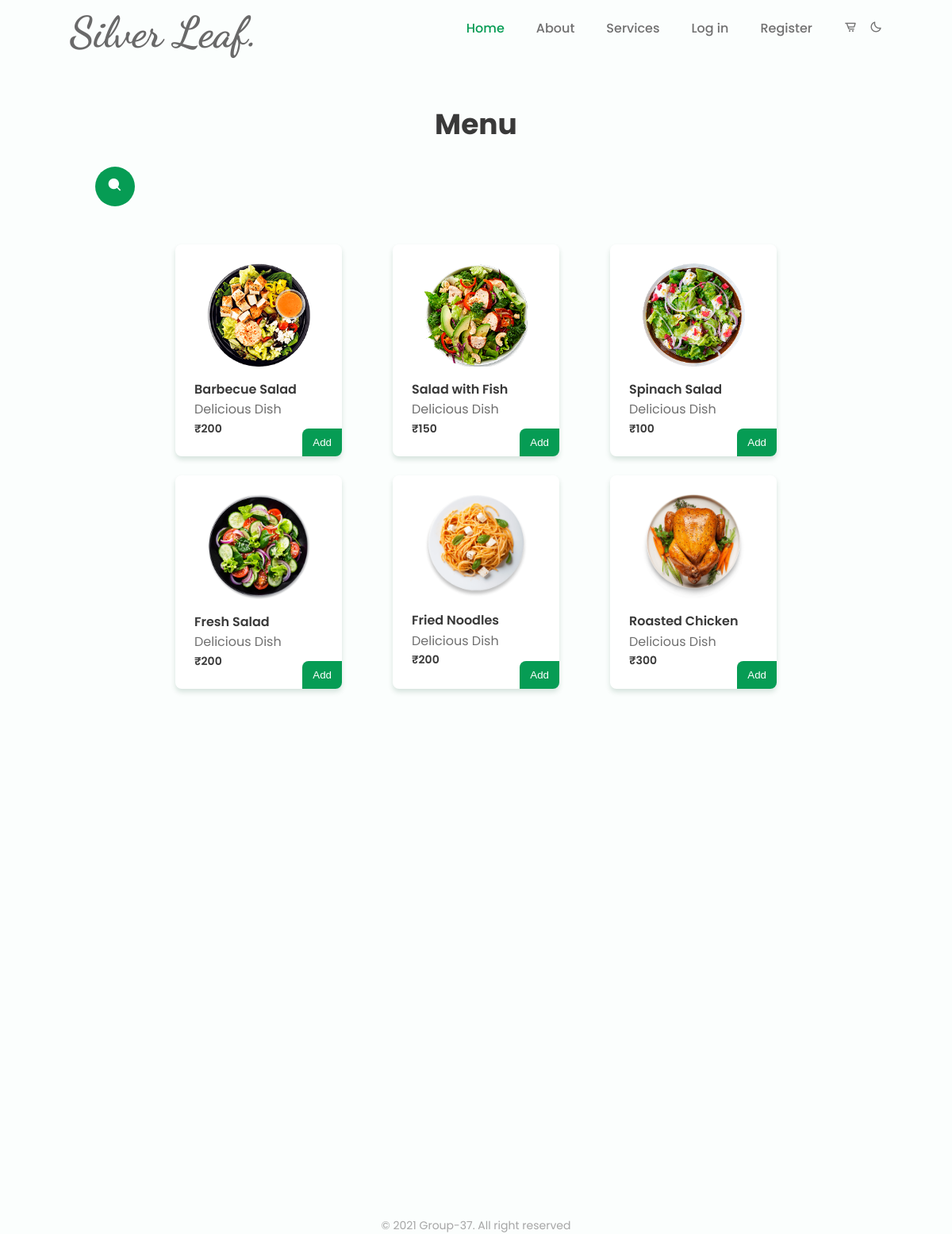
The page /menu on the database its author committed.
### restaurant/models.py (models this page shows, shortened)
class Item(db.Model):
    item_id = db.Column(db.Integer(), primary_key = True)
    name = db.Column(db.String(length = 30), nullable = False)
    description = db.Column(db.String(length = 50), nullable = False)
    price = db.Column(db.Integer(), nullable = False)
    source = db.Column(db.String(length = 30), nullable = False)
    orderer = db.Column(db.Integer(), db.ForeignKey('user.id'))  #used to store info regarding user's ordered item

### restaurant/routes.py (the view, shortened to what this page needs)
@app.route('/menu', methods = ['GET', 'POST'])
def menu_page():
    add_form = AddForm()
    if request.method == 'GET':
        items = Item.query.all()
        return render_template('menu.html', items = items, add_form = add_form)

### restaurant/forms.py
class AddForm(FlaskForm):
    submit = SubmitField(label = 'Add')

### restaurant/templates/menu.html (shortened to what this page needs)
<!DOCTYPE html>
<html lang="en">
    <head>
        <link href='https://cdn.jsdelivr.net/npm/boxicons@2.0.5/css/boxicons.min.css' rel='stylesheet'>
        <link rel= "stylesheet" type= "text/css" href= "{{ url_for('static',filename='styles/css/styles.css') }}">
    </head>
    <body>
    <header class="l-header" id="header">
        <nav class="nav bd-container">
            <a href="#" class="nav__logo"><h1>Silver Leaf.</h1></a>
            <div class="nav__menu" id="nav-menu">
                <ul class="nav__list">
                    <li class="nav__item"><a href="{{ url_for('home_page' )}}" class="nav__link active-link">Home</a></li>
                    <li class="nav__item"><a href="index.html#about" class="nav__link">About</a></li>
                    <li class="nav__item"><a href="index.html#services" class="nav__link">Services</a></li>
                    {% if current_user.is_authenticated %}
                    <li class="nav__item"><a href="{{ url_for('logout') }}" class="nav__link">Log Out</a></li>
                    {% else %}
                    <li class="nav__item"><a href="{{ url_for('login_page') }}" class="nav__link">Log in</a></li>
                    <li class="nav__item"><a href="{{ url_for('login_page') }}" class="nav__link">Register</a></li>
                    {% endif %}
                    <li class="nav__item"><a href="{{ url_for('cart_page') }}" class="cart__button"><i class='bx bx-cart-alt'></i></a></li>
                    <li><i class='bx bx-moon change-theme' id="theme-button"></i></li>
                </ul>
            </div>
        </nav>
    </header>
<section class="menu section bd-container" id="menu">
    <h2 class="section-title">Menu</h2>
    <div class="search-box">
        <button class="btn-search"><i class='bx bxs-search'></i></button>
        <input type="text" class="input-search" placeholder="Search..">
      </div>
    <div class="menu__container bd-grid">
        {% for item in items %}
        <div class="menu__content">
            <img src="{{ url_for('static', filename = 'styles/img/'+item.source) }}" alt="" class="menu__img">
            <h3 class="menu__name">{{ item.name }}</h3>
            <span class = "menu_detail"> {{ item.description }} </span>
            <span class="menu__price">₹{{ item.price }}</span>
            <form method = 'POST'>
                {{ add_form.submit(class = 'button menu__button') }}
            </form>
        </div>
        {% endfor %}
    </div>
</section>
<footer class="footer section bd-container">
<div class="footer__container bd-grid">
</div>
<p class="footer__copy">&#169; 2021 Group-37. All right reserved</p>
</footer>
</body>
</html>

### rows shown on the page
Item: source (picture), name "Barbecue Salad", description "Delicious Dish", price "200"
Item: source (picture), name "Salad with Fish", description "Delicious Dish", price "150"
Item: source (picture), name "Spinach Salad", description "Delicious Dish", price "100"
Item: source (picture), name "Fresh Salad", description "Delicious Dish", price "200"
Item: source (picture), name "Fried Noodles", description "Delicious Dish", price "200"
Item: source (picture), name "Roasted Chicken", description "Delicious Dish", price "300"
